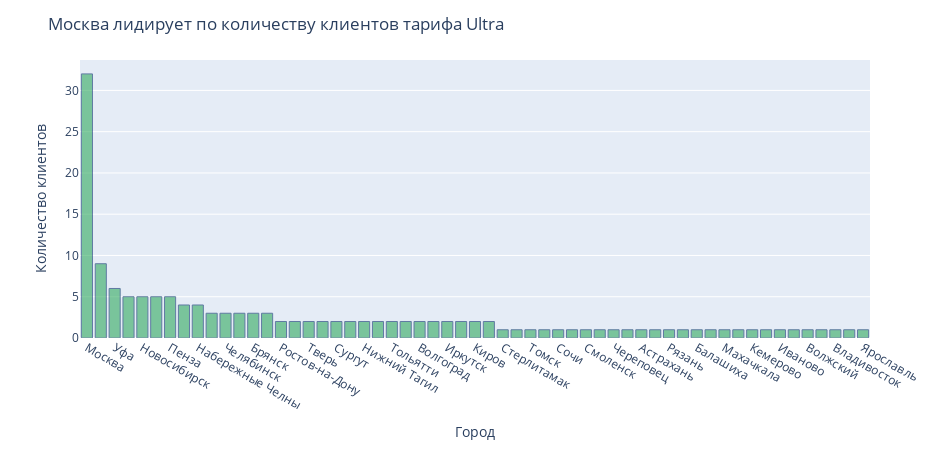

Write notebook code for a chart like this one.
### Markdown cell above
#### Тариф ULTRA

### Code cell
#   Создание среза по тарифу ULTRA
mobile_user_id_ultra = mobile_user_id_df.query('tariff == "ultra"')
pivot_mobile_user_id_ultra = mobile_user_id_ultra.pivot_table(index=('city'), values='user_id', aggfunc='count').reset_index()
pivot_mobile_user_id_ultra = pivot_mobile_user_id_ultra.sort_values('user_id', ascending=False)

#    Диаграмма
fig = px.bar(pivot_mobile_user_id_ultra, x='city', y='user_id', width=950, height=450)
fig.update_traces(marker_color='rgb(50, 171, 96)', marker_line_color='rgb(8,48,107)',
                  marker_line_width=1, opacity=0.6, textposition='inside')
fig.update_layout(title_text='Москва лидирует по количеству клиентов тарифа Ultra', 
                  xaxis_title='Город',
                  yaxis_title='Количество клиентов')

### Figure 1 — Plotly figure (JSON) as saved in the notebook; plotly's stock layout.template omitted (floating-point values rounded to 4 significant figures)
{"data": [{"alignmentgroup": "True", "hoverlabel": {"namelength": 0}, "hovertemplate": "city=%{x}<br>user_id=%{y}", "legendgroup": "", "marker": {"color": "rgb(50, 171, 96)", "line": {"color": "rgb(8,48,107)", "width": 1}}, "name": "", "offsetgroup": "", "opacity": 0.6, "orientation": "v", "showlegend": false, "textposition": "inside", "type": "bar", "x": ["Москва", "Санкт-Петербург", "Уфа", "Краснодар", "Новосибирск", "Воронеж", "Пенза", "Омск", "Набережные Челны", "Пермь", "Челябинск", "Нижний Новгород", "Брянск", "Красноярск", "Ростов-на-Дону", "Самара", "Тверь", "Новокузнецк", "Сургут", "Мурманск", "Нижний Тагил", "Курган", "Тольятти", "Калуга", "Волгоград", "Екатеринбург", "Иркутск", "Саранск", "Киров", "Кострома", "Стерлитамак", "Тула", "Томск", "Севастополь", "Сочи", "Ульяновск", "Смоленск", "Чебоксары", "Череповец", "Тюмень", "Астрахань", "Саратов", "Рязань", "Оренбург", "Балашиха", "Нижневартовск", "Махачкала", "Магнитогорск", "Кемерово", "Казань", "Иваново", "Вологда", "Волжский", "Владимир", "Владивосток", "Барнаул", "Ярославль"], "xaxis": "x", "y": [32, 9, 6, 5, 5, 5, 5, 4, 4, 3, 3, 3, 3, 3, 2, 2, 2, 2, 2, 2, 2, 2, 2, 2, 2, 2, 2, 2, 2, 2, 1, 1, 1, 1, 1, 1, 1, 1, 1, 1, 1, 1, 1, 1, 1, 1, 1, 1, 1, 1, 1, 1, 1, 1, 1, 1, 1], "yaxis": "y"}], "layout": {"barmode": "relative", "height": 450, "legend": {"tracegroupgap": 0}, "margin": {"t": 60}, "title": {"text": "Москва лидирует по количеству клиентов тарифа Ultra"}, "width": 950, "xaxis": {"anchor": "y", "domain": [0, 1], "title": {"text": "Город"}}, "yaxis": {"anchor": "x", "domain": [0, 1], "title": {"text": "Количество клиентов"}}}}
